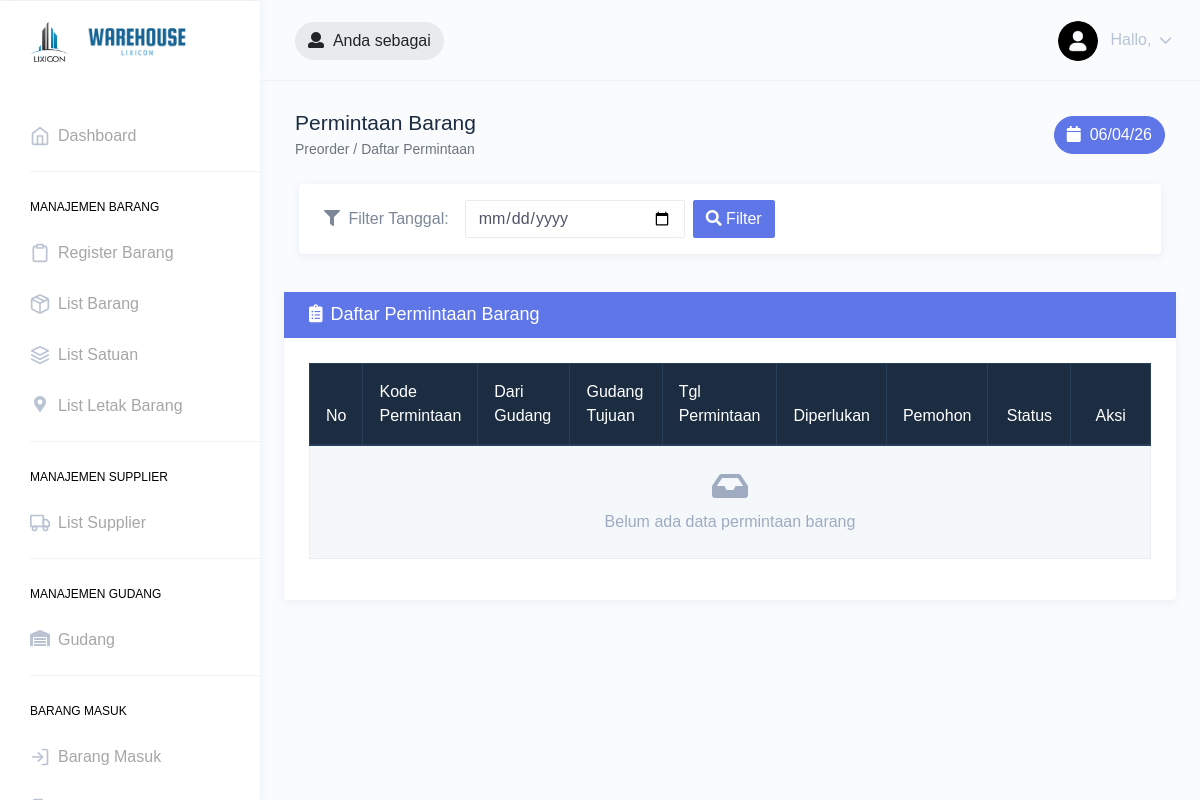
The app's page /index.php/preorder, older data.
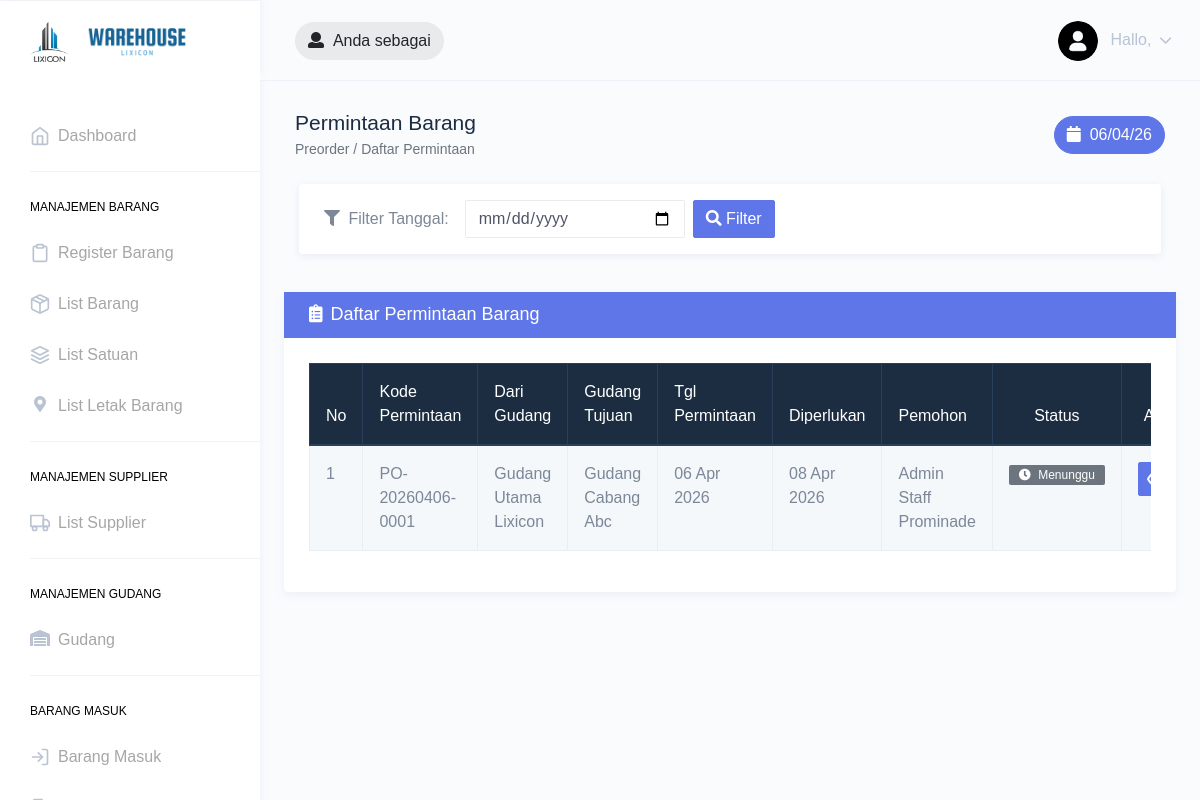
The same page, newer data.
### tables this page shows
CREATE TABLE `permintaan_barang` (
  `id` int(11) NOT NULL,
  `kode_permintaan` varchar(30) NOT NULL,
  `id_user` int(11) NOT NULL,
  `id_gudang_asal` int(11) DEFAULT NULL,
  `id_gudang_tujuan` int(11) DEFAULT NULL,
  `tanggal_permintaan` date NOT NULL,
  `tanggal_diperlukan` date NOT NULL,
  `status` enum('menunggu','disetujui','ditolak','surat_jalan','dikirim','selesai','belum_selesai') NOT NULL DEFAULT 'menunggu',
  `keterangan` text DEFAULT NULL,
  `alasan_tolak` text DEFAULT NULL,
  `created_at` datetime DEFAULT current_timestamp(),
  `updated_at` datetime DEFAULT current_timestamp() ON UPDATE current_timestamp()
);

CREATE TABLE `gudang` (
  `id` int(11) NOT NULL,
  `nama` varchar(100) NOT NULL,
  `alamat` varchar(255) DEFAULT NULL,
  `created_at` datetime NOT NULL DEFAULT current_timestamp(),
  `updated_at` datetime DEFAULT NULL ON UPDATE current_timestamp()
);

CREATE TABLE `user` (
  `id` int(11) NOT NULL,
  `nama` varchar(50) NOT NULL,
  `email` varchar(50) NOT NULL,
  `password` varchar(255) NOT NULL,
  `telefon` varchar(15) NOT NULL,
  `ktp` varchar(30) NOT NULL,
  `id_gudang` int(11) DEFAULT NULL,
  `role` enum('admin','staff') NOT NULL DEFAULT 'staff',
  `status` enum('aktif','non-aktif') NOT NULL DEFAULT 'aktif'
);

### application/core/MY_Controller.php (called while the page is built, shortened)
<?php
class MY_Controller extends CI_Controller
{
    public function __construct()
    {
        $model = strtolower(get_class($this));
        if (file_exists(APPPATH . 'models/' . ucfirst($model) . '_model.php')) {
            $this->load->model(ucfirst($model) . '_model', $model, true);
        }
    }
    public function view($data, $openLoginPage = false)
    {
        if ($openLoginPage) {
            $this->load->view('pages/auth/login', $data);
        } else {
            $this->load->view('layouts/dashboard', $data);
        }
    }
}

### application/controllers/Preorder.php (called while the page is built, shortened)
<?php
class Preorder extends MY_Controller
{
    public function index()
    {
        $currentPage = $this->input->get('page') ?? 1;
        $data = [
            'title' => 'Daftar Permintaan Barang',
            'breadcrumb_title' => 'Permintaan Barang',
            'breadcrumb_path' => 'Preorder / Daftar Permintaan',
            'page' => 'pages/preorder/index',
            'permintaans' => $this->preorderModel->getAllPermintaan($currentPage),
            'totalPermintaan' => $this->preorderModel->countPermintaan(),
            'currentPage' => (int) $currentPage,
            'filter_date' => null,
        ];
        return $this->view($data);
    }
}

### index.php (called while the page is built, shortened)
<?php
require_once BASEPATH.'core/CodeIgniter.php';

### application/core/MY_Model.php (called while the page is built, shortened)
<?php
class MY_Model extends CI_Model
{
    protected $perPage = 5;
    public function calculateRealOffset($page)
    {
        return (is_null($page) || empty($page))
            ? 0
            : ($page * $this->perPage) - $this->perPage;
    }
}

### application/models/Preorder_model.php (called while the page is built, shortened)
<?php
class Preorder_model extends MY_Model
{
    protected $perPage = 10;
    public function getAllPermintaan($page = null)
    {
        $this->db->select([
            'permintaan_barang.*',
            'ga.nama AS nama_gudang_asal',
            'gt.nama AS nama_gudang_tujuan',
            'user.nama AS nama_user'
        ]);
        $this->db->from('permintaan_barang');
        $this->db->join('gudang ga', 'permintaan_barang.id_gudang_asal = ga.id', 'left');
        $this->db->join('gudang gt', 'permintaan_barang.id_gudang_tujuan = gt.id', 'left');
        $this->db->join('user', 'permintaan_barang.id_user = user.id', 'left');
        $this->db->order_by('permintaan_barang.created_at', 'DESC');
        if ($page !== null) {
            $this->db->limit($this->perPage, $this->calculateRealOffset($page));
        }
        return $this->db->get()->result();
    }
}

### application/views/pages/preorder/index.php (the view, shortened to what the rows shown need)
<div class="row">
    <div class="col-12">
        <div class="card mt-2 mx-4">
            <div class="card-body">
                <div class="table-responsive">
                    <table class="table table-striped table-hover table-bordered">
                        <thead class="thead-dark">
                            <tr>
                                <th width="5%">No</th>
                                <th width="12%">Kode Permintaan</th>
                                <th width="12%">Dari Gudang</th>
                                <th width="12%">Gudang Tujuan</th>
                                <th width="10%">Tgl Permintaan</th>
                                <th width="10%">Diperlukan</th>
                                <th width="10%">Pemohon</th>
                                <th width="12%" class="text-center">Status</th>
                                <th width="17%" class="text-center">Aksi</th>
                            </tr>
                        </thead>
                        <tbody>
                            <?php if (empty($permintaans)): ?>
                                <tr>
                                    <td colspan="9" class="text-center py-4 text-muted">
                                        <i class="fas fa-inbox fa-2x mb-2 d-block"></i>
                                        Belum ada data permintaan barang
                                    </td>
                                </tr>
                            <?php else: ?>
                                <?php $no = ($currentPage - 1) * 10 + 1; ?>
                                <?php foreach ($permintaans as $p): ?>
                                    <tr>
                                        <td>
                                            <?= $no++ ?>
                                        </td>
                                        <td><strong>
                                                <?= $p->kode_permintaan ?>
                                            </strong></td>
                                        <td>
                                            <?= $p->nama_gudang_asal ?? '-' ?>
                                        </td>
                                        <td>
                                            <?= $p->nama_gudang_tujuan ?? '-' ?>
                                        </td>
                                        <td>
                                            <?= date('d M Y', strtotime($p->tanggal_permintaan)) ?>
                                        </td>
                                        <td>
                                            <?= date('d M Y', strtotime($p->tanggal_diperlukan)) ?>
                                        </td>
                                        <td>
                                            <?= $p->nama_user ?? '-' ?>
                                        </td>
                                        <td class="text-center">
                                            <?php
                                            $statusConfig = [
                                                'menunggu' => ['badge' => 'badge-secondary', 'icon' => 'fas fa-clock', 'label' => 'Menunggu'],
                                                'disetujui' => ['badge' => 'badge-info', 'icon' => 'fas fa-check', 'label' => 'Disetujui'],
                                                'ditolak' => ['badge' => 'badge-danger', 'icon' => 'fas fa-times', 'label' => 'Ditolak'],
                                                'surat_jalan' => ['badge' => 'badge-primary', 'icon' => 'fas fa-file-alt', 'label' => 'Surat Jalan'],
                                                'dikirim' => ['badge' => 'badge-warning', 'icon' => 'fas fa-shipping-fast', 'label' => 'Dikirim'],
                                                'selesai' => ['badge' => 'badge-success', 'icon' => 'fas fa-check-circle', 'label' => 'Selesai'],
                                                'belum_selesai' => ['badge' => 'badge-dark', 'icon' => 'fas fa-exclamation-triangle', 'label' => 'Belum Selesai'],
                                            ];
                                            $sc = $statusConfig[$p->status] ?? ['badge' => 'badge-secondary', 'icon' => 'fas fa-question', 'label' => $p->status];
                                            ?>
                                            <span class="badge <?= $sc['badge'] ?>"><i class="<?= $sc['icon'] ?> mr-1"></i>
                                                <?= $sc['label'] ?>
                                            </span>
                                        </td>
                                        <td class="text-center">
                                            <div class="d-flex flex-row gap-1 justify-content-center align-items-center"
                                                style="gap: 0.5rem;">
                                                <a href="<?= base_url('preorder/detail/' . $p->id) ?>"
                                                    class="btn btn-info btn-sm rounded-lg" title="Detail">
                                                    <i data-feather="eye" class="feather-sm"></i>
                                                </a>
                                            </div>
                                        </td>
                                    </tr>
                                <?php endforeach; ?>
                            <?php endif; ?>
                        </tbody>
                    </table>
                </div>
            </div>
        </div>
    </div>
</div>

Row changes from the older to the newer data that the page shows:
added permintaan_barang: kode_permintaan "PO-20260406-0001", id_gudang_asal.nama "Gudang Utama Lixicon", id_gudang_tujuan.nama "Gudang Cabang Abc", tanggal_permintaan "06 Apr 2026", tanggal_diperlukan "08 Apr 2026", id_user.nama "Admin Staff Prominade", status "Menunggu"
Text that changed along with them:
text no longer shown: "Belum ada data permintaan barang"
